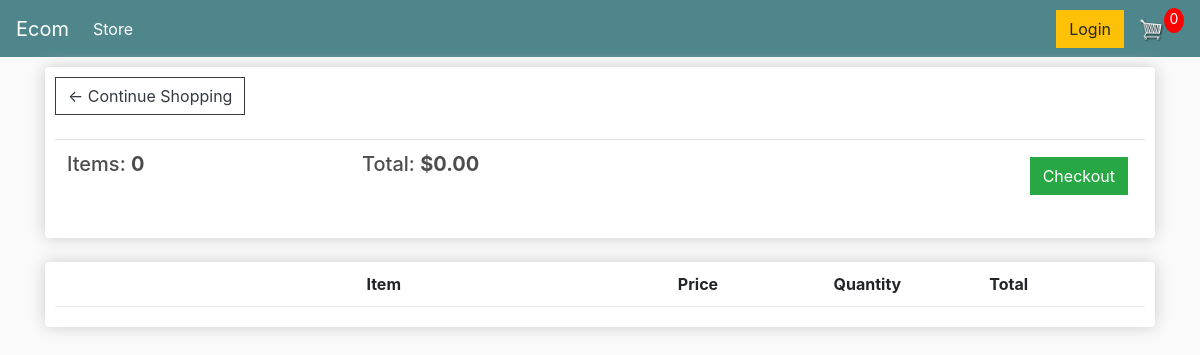
The app's page /cart/ (signed in), older data.
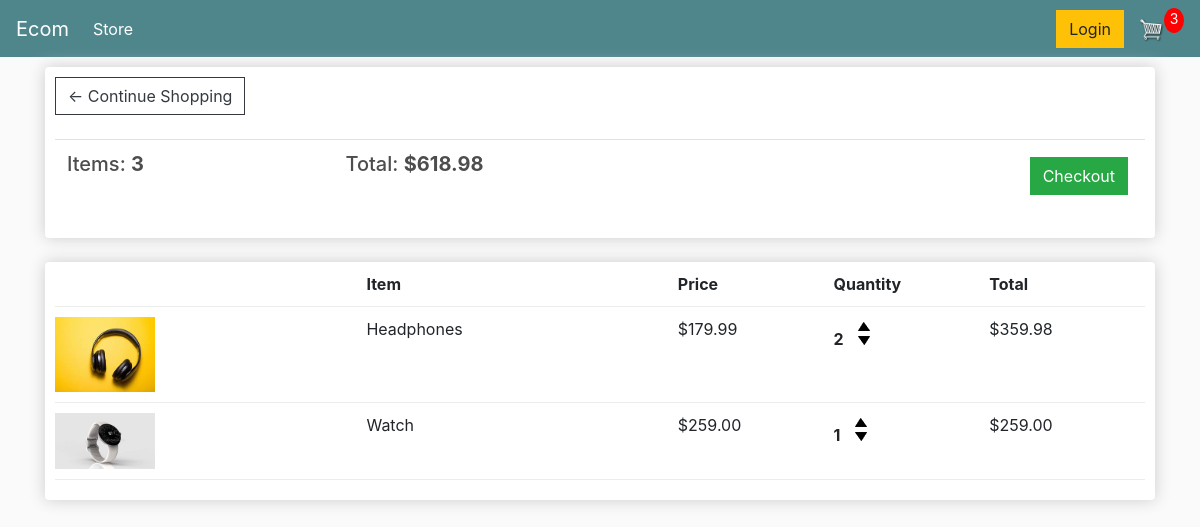
The same page, newer data.
### store/models.py (models this page shows, shortened)
class Order(models.Model):
    customer=models.ForeignKey(Customer,on_delete=models.SET_NULL,null=True,blank=True)
    date_ordered=models.DateTimeField(auto_now_add=True)
    complete=models.BooleanField(default=False)
    transaction_id=models.CharField(max_length=200,null=True)
    def __str__(self):
        return str(self.id)
    @property
    def get_cart_total(self):
        orderitems=self.orderitem_set.all()
        cart_total=sum([item.get_total for item in orderitems])
        return cart_total
    @property
    def get_cart_items(self):
        orderitems=self.orderitem_set.all()
        item_total=sum([item.quantity for item in orderitems])
        return item_total

class OrderItem(models.Model):
    product=models.ForeignKey(Product,on_delete=models.SET_NULL,blank=True,null=True)
    order=models.ForeignKey(Order,on_delete=models.SET_NULL,blank=True,null=True)
    quantity=models.IntegerField(default=0,null=True,blank =True)
    date_added=models.DateTimeField(auto_now_add=True)
    @property
    def get_total(self):
        total=self.product.price * self.quantity
        return total

class Product(models.Model):
    name=models.CharField(max_length=200)
    price=models.DecimalField(max_digits=7,decimal_places=2)
    digital=models.BooleanField(default=False,null=True,blank=True)
    image=models.ImageField(null=True,blank=True)
    @property
    def imageURL(self):
        try:
            url=self.image.url
        except:
            url=''
        return url

### store/views.py (the view)
# urls.py: path('cart/',views.cart,name="cart"),
def cart(request):
    data = cartData(request)
    cartItems = data['cartItems']
    order = data['order']
    items = data['items']
    print("cartItems:" , cartItems,'\n\n' )
    print("order:" , order ,'\n\n')
    print("items:" , items ,'\n\n')
    context={'items':items,'order':order,'cartItems':cartItems}
    return render(request,'store/cart.html',context)

### store/utils.py (called while the page is built)
def cartData(request):
    if request.user.is_authenticated:
        customer = request.user.customer  #from tutorial (yes work)
        order,created = Order.objects.get_or_create(customer=customer,complete=False)
        items=order.orderitem_set.all()
        cartItems=order.get_cart_items
    else:
        cookieData = cookieCart(request)
        cartItems = cookieData['cartItems']
        order = cookieData['order']
        items = cookieData['items']
    return {'cartItems':cartItems, 'order':order, 'items':items}

### store/templates/store/cart.html
{% extends 'store/main.html' %}
{% load static %}
{% block content %}
<div class="row">
    <div class="col-lg-12">
        <div class="box-element">
            <a class="btn btn-outline-dark" href="{% url 'store' %}">
                &#x2190;
            Continue Shopping</a>
            <br>
            <br>
            <table class="table">
                <tr>
                    <th><h5>Items: <strong>{{order.get_cart_items}} </strong></h5></th>
                    <th><h5>Total: <strong>${{order.get_cart_total|floatformat:2}} </strong></h5></th>
                    <th>
                        <a style="float: right; margin:5px;" class="btn btn-success" href="{% url 'checkout' %}">
                        Checkout</a>
                    </th>
                </tr>
            </table>
        </div>
        <br>
        <div class="box-element">
            <div class="cart-row">
                <div style="flex:2"></div>
                <div style="flex:2"><strong>Item</strong></div>
                <div style="flex:1"><strong>Price</strong></div>
                <div style="flex:1"><strong>Quantity</strong></div>
                <div style="flex:1"><strong>Total</strong></div>
            </div>
            {% for item in items %}
            <div class="cart-row">
                <div style="flex:2"><img class="row-image" src="{{item.product.imageURL}}"></div>
                <div style="flex:2"><p>{{item.product.name}}</p></div>
                <div style="flex:1"><p>${{item.product.price|floatformat:2}}</p></div>
                <div style="flex:1">
                    <p class="quantity"> {{item.quantity}} </p>
                    <div class="quantity">
                        <img data-product="{{item.product.id}}" data-action="add" class="chg-quantity update-cart" src="{% static  'store/images/arrow-up.png' %}">
                        <img data-product="{{item.product.id}}" data-action="remove" class="chg-quantity update-cart" src="{% static  'store/images/arrow-down.png' %}">
                    </div>
                </div>
                <div style="flex:1"><p>${{item.get_total|floatformat:2}} </p></div>
            </div>
            {%  endfor %}
        </div>
    </div>
</div>
{% endblock content %}

Row changes from the older to the newer data that the page shows:
changed Order: get_cart_items "0" → "3"; get_cart_total "0.00" → "618.98"
added OrderItem: product.imageURL (picture), product.name "Headphones", product.price "179.99", quantity "2", get_total "359.98"
added OrderItem: product.imageURL (picture), product.name "Watch", product.price "259.00", quantity "1", get_total "259.00"
Text that changed along with them:
{{ cartItems }}: "0" → "3"
